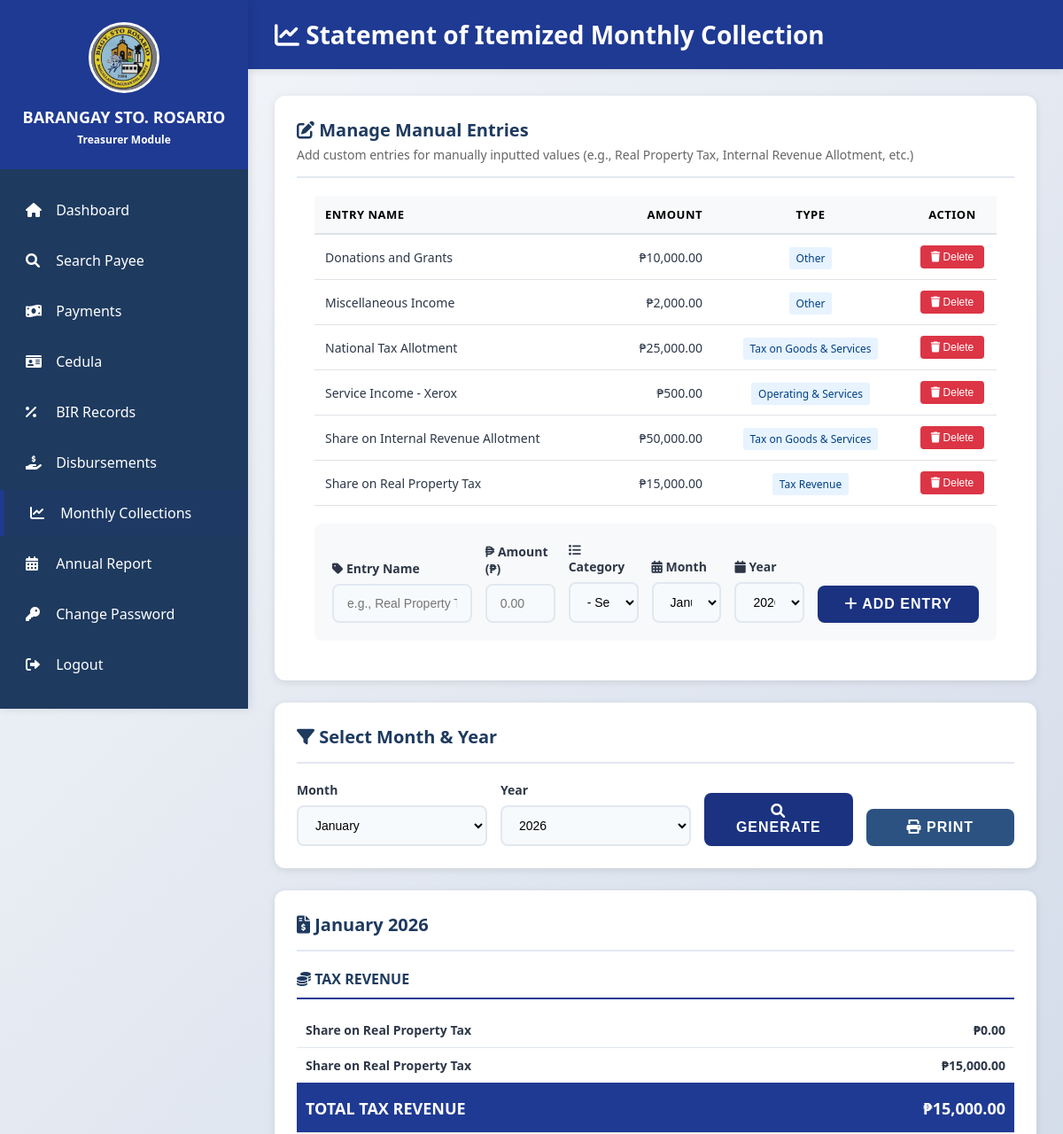
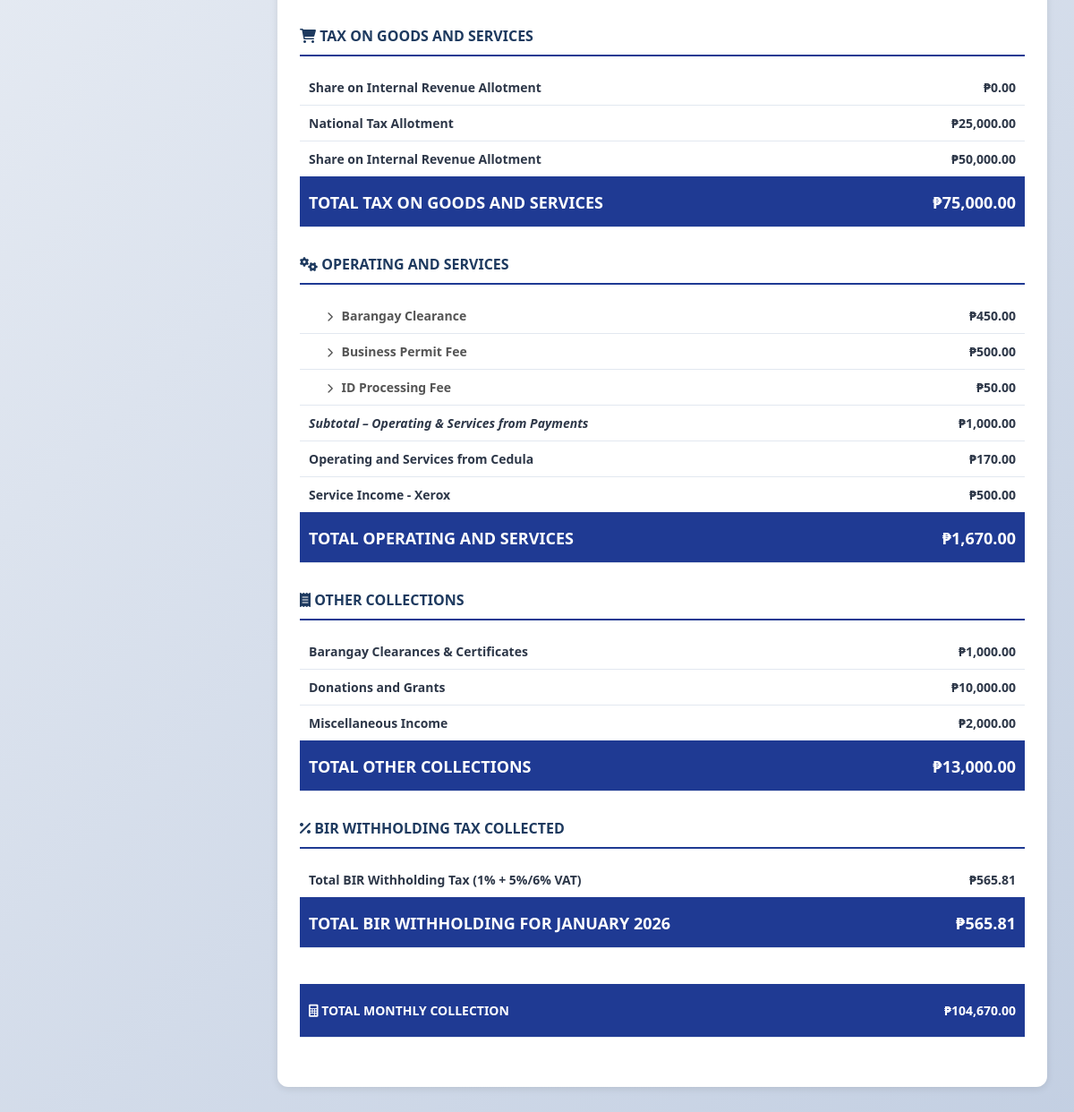
/treasurer/collections/monthly.php?month=1 (signed in), run on the app's committed database (2 pictures, top to bottom).
### tables this page shows
CREATE TABLE IF NOT EXISTS monthly_manual_entries (
    id INT AUTO_INCREMENT PRIMARY KEY,
    month INT NOT NULL,
    year INT NOT NULL,
    entry_name VARCHAR(200) NOT NULL,
    amount DECIMAL(15, 2) NOT NULL,
    entry_type VARCHAR(100), 
    created_at TIMESTAMP DEFAULT CURRENT_TIMESTAMP,
    UNIQUE KEY unique_entry (month, year, entry_name)
);

### treasurer/collections/monthly.php (the view, shortened to what the rows shown need)
<?php
include "../../config/database.php";
$month = $_GET['month'] ?? date('m');
$year = $_GET['year'] ?? date('Y');
$manualEntries = [];
$result = $conn->query("
    SELECT id, entry_name, amount, entry_type
    FROM monthly_manual_entries
    WHERE month = $month AND year = $year
    ORDER BY entry_name
");
while ($row = $result->fetch_assoc()) {
    $manualEntries[$row['entry_name']] = $row;
}
$taxRevenueEntries = [];
$taxGoodsServicesEntries = [];
$operatingServicesEntries = [];
$otherCollectionsEntries = [];
foreach ($manualEntries as $entry) {
    switch ($entry['entry_type']) {
        case 'Tax Revenue':
            $taxRevenueEntries[] = $entry;
            break;
        case 'Tax on Goods & Services':
            $taxGoodsServicesEntries[] = $entry;
            break;
        case 'Operating & Services':
            $operatingServicesEntries[] = $entry;
            break;
        case 'Other':
            $otherCollectionsEntries[] = $entry;
            break;
    }
}
?>
<!DOCTYPE html>
<html lang="en">
<head>
    <link rel="stylesheet" href="../../assets/css/style.css">
    <link rel="stylesheet" href="https://cdnjs.cloudflare.com/ajax/libs/font-awesome/6.0.0/css/all.min.css">
</head>
<body>
    <div class="dashboard-container">
        <aside class="sidebar no-print">
            <div class="sidebar-header">
                <h2>BARANGAY STO. ROSARIO</h2>
            </div>
        </aside>
        <main class="main-content">
            <div class="content-header no-print">
                <h1><i class="fas fa-chart-line"></i> Statement of Itemized Monthly Collection</h1>
            </div>
            <div class="content-body">
                <div class="card no-print">
                    <?php if (!empty($manualEntries)): ?>
                    <div style="margin: 20px; overflow-x: auto;">
                        <table style="width: 100%; border-collapse: collapse;">
                            <thead>
                                <tr style="background: #f8f9fa; border-bottom: 2px solid #dee2e6; color: #000;">
                                    <th style="padding: 12px; text-align: left; font-weight: 600; color: #000;">Entry
                                        Name</th>
                                    <th style="padding: 12px; text-align: right; font-weight: 600; color: #000;">Amount
                                    </th>
                                    <th style="padding: 12px; text-align: center; font-weight: 600; color: #000;">Type
                                    </th>
                                    <th
                                        style="padding: 12px; text-align: center; font-weight: 600; width: 100px; color: #000;">
                                        Action</th>
                                </tr>
                            </thead>
                            <tbody>
                                <?php foreach ($manualEntries as $entry): ?>
                                <tr style="border-bottom: 1px solid #dee2e6;">
                                    <td style="padding: 12px;">
                                        <?= htmlspecialchars($entry['entry_name']) ?>
                                    </td>
                                    <td style="padding: 12px; text-align: right; font-weight: 500;">
                                        ₱<?= number_format($entry['amount'], 2) ?>
                                    </td>
                                    <td style="padding: 12px; text-align: center;">
                                        <?php if ($entry['entry_type']): ?>
                                        <span
                                            style="background: #e7f3ff; color: #004085; padding: 4px 8px; border-radius: 3px; font-size: 12px;">
                                            <?= htmlspecialchars($entry['entry_type']) ?>
                                        </span>
                                        <?php else: ?>
                                        <span style="color: #999;">-</span>
                                        <?php endif; ?>
                                    </td>
                                    <td style="padding: 12px; text-align: center;">
                                        <form method="POST" style="display: inline;"
                                            onsubmit="return confirm('Delete this entry?');">
                                            <button type="submit"
                                                style="background: #dc3545; color: white; border: none; padding: 6px 12px; border-radius: 4px; cursor: pointer; font-size: 12px;">
                                                <i class="fas fa-trash"></i> Delete
                                            </button>
                                        </form>
                                    </td>
                                </tr>
                                <?php endforeach; ?>
                            </tbody>
                        </table>
                    </div>
                    <?php endif; ?>
                </div>
                <div class="card">
                    <div class="report-section">
                        <table class="report-table">
                            <tbody>
                                <?php foreach ($taxRevenueEntries as $entry): ?>
                                <tr>
                                    <td><?= htmlspecialchars($entry['entry_name']) ?>
                                    </td>
                                    <td>₱<?= number_format($entry['amount'], 2) ?>
                                    </td>
                                </tr>
                                <?php endforeach; ?>
                            </tbody>
                        </table>
                    </div>
                    <div class="report-section">
                        <table class="report-table">
                            <tbody>
                                <?php foreach ($taxGoodsServicesEntries as $entry): ?>
                                <tr>
                                    <td><?= htmlspecialchars($entry['entry_name']) ?>
                                    </td>
                                    <td>₱<?= number_format($entry['amount'], 2) ?>
                                    </td>
                                </tr>
                                <?php endforeach; ?>
                            </tbody>
                        </table>
                    </div>
                    <div class="report-section">
                        <table class="report-table">
                            <tbody>
                                <?php foreach ($operatingServicesEntries as $entry): ?>
                                <tr>
                                    <td><?= htmlspecialchars($entry['entry_name']) ?>
                                    </td>
                                    <td>₱<?= number_format($entry['amount'], 2) ?>
                                    </td>
                                </tr>
                                <?php endforeach; ?>
                            </tbody>
                        </table>
                    </div>
                    <div class="report-section">
                        <table class="report-table">
                            <tbody>
                                <?php foreach ($otherCollectionsEntries as $entry): ?>
                                <tr>
                                    <td><?= htmlspecialchars($entry['entry_name']) ?>
                                    </td>
                                    <td>₱<?= number_format($entry['amount'], 2) ?>
                                    </td>
                                </tr>
                                <?php endforeach; ?>
                            </tbody>
                        </table>
                    </div>
                </div>
            </div>
        </main>
    </div>
</body>
</html>

### data on the page
monthly_manual_entries: entry_name "Donations and Grants", amount "10,000.00", entry_type "Other"
monthly_manual_entries: entry_name "Miscellaneous Income", amount "2,000.00", entry_type "Other"
monthly_manual_entries: entry_name "National Tax Allotment", amount "25,000.00", entry_type "Tax on Goods & Services"
monthly_manual_entries: entry_name "Service Income - Xerox", amount "500.00", entry_type "Operating & Services"
monthly_manual_entries: entry_name "Share on Internal Revenue Allotment", amount "50,000.00", entry_type "Tax on Goods & Services"
monthly_manual_entries: entry_name "Share on Real Property Tax", amount "15,000.00", entry_type "Tax Revenue"

### other printed values
$monthName "January 2026"
$realPropertyTax "0.00"
$taxRevenue "15,000.00"
$internalRevenue "0.00"
$taxGoodsServicesTotal "75,000.00"
$bd['operating_services'] "Barangay Clearance"
$bd['total'] "450.00"
$bd['operating_services'] "Business Permit Fee"
$bd['total'] "500.00"
$bd['operating_services'] "ID Processing Fee"
$bd['total'] "50.00"
$operatingServicesPayments "1,000.00"
$operatingServicesCedula "170.00"
$operatingServices "1,670.00"
$otherCollectionsPayments "1,000.00"
